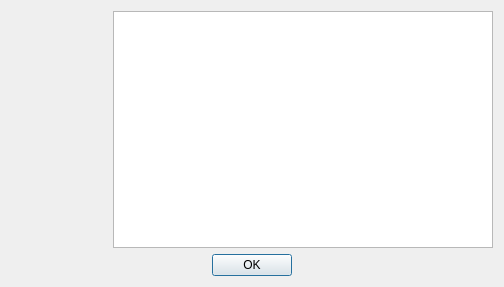
<?xml version="1.0" encoding="UTF-8"?>
<ui version="4.0">
 <class>AboutDialog</class>
 <widget class="QDialog" name="AboutDialog">
  <property name="geometry">
   <rect>
    <x>0</x>
    <y>0</y>
    <width>504</width>
    <height>287</height>
   </rect>
  </property>
  <property name="windowTitle">
   <string>Dialog</string>
  </property>
  <property name="modal">
   <bool>true</bool>
  </property>
  <layout class="QGridLayout" name="gridLayout">
   <item row="0" column="0">
    <layout class="QHBoxLayout" name="horizontalLayout">
     <item>
      <layout class="QVBoxLayout" name="verticalLayout_2">
       <item>
        <widget class="QLabel" name="iconLabel">
         <property name="minimumSize">
          <size>
           <width>96</width>
           <height>96</height>
          </size>
         </property>
         <property name="text">
          <string/>
         </property>
        </widget>
       </item>
       <item>
        <spacer name="verticalSpacer">
         <property name="orientation">
          <enum>Qt::Vertical</enum>
         </property>
         <property name="sizeHint" stdset="0">
          <size>
           <width>20</width>
           <height>40</height>
          </size>
         </property>
        </spacer>
       </item>
      </layout>
     </item>
     <item>
      <widget class="QTextBrowser" name="textEdit"/>
     </item>
    </layout>
   </item>
   <item row="1" column="0">
    <widget class="QDialogButtonBox" name="buttonBox">
     <property name="orientation">
      <enum>Qt::Horizontal</enum>
     </property>
     <property name="standardButtons">
      <set>QDialogButtonBox::Ok</set>
     </property>
     <property name="centerButtons">
      <bool>true</bool>
     </property>
    </widget>
   </item>
  </layout>
 </widget>
 <resources/>
 <connections>
  <connection>
   <sender>buttonBox</sender>
   <signal>accepted()</signal>
   <receiver>AboutDialog</receiver>
   <slot>accept()</slot>
   <hints>
    <hint type="sourcelabel">
     <x>248</x>
     <y>254</y>
    </hint>
    <hint type="destinationlabel">
     <x>157</x>
     <y>274</y>
    </hint>
   </hints>
  </connection>
  <connection>
   <sender>buttonBox</sender>
   <signal>rejected()</signal>
   <receiver>AboutDialog</receiver>
   <slot>reject()</slot>
   <hints>
    <hint type="sourcelabel">
     <x>316</x>
     <y>260</y>
    </hint>
    <hint type="destinationlabel">
     <x>286</x>
     <y>274</y>
    </hint>
   </hints>
  </connection>
 </connections>
</ui>
